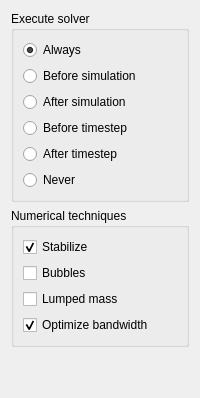
     <widget class="QWidget" name="genaralTab" >
      <property name="accessibleName" >
       <string/>
      </property>
      <attribute name="title" >
       <string>General</string>
      </attribute>
      <layout class="QVBoxLayout" >
       <item>
        <widget class="QGroupBox" name="execSolverGroup" >
         <property name="title" >
          <string>Execute solver</string>
         </property>
         <layout class="QVBoxLayout" >
          <item>
           <widget class="QRadioButton" name="execAlways" >
            <property name="text" >
             <string>Always</string>
            </property>
            <property name="checked" >
             <bool>true</bool>
            </property>
           </widget>
          </item>
          <item>
           <widget class="QRadioButton" name="execBeforeSimulation" >
            <property name="text" >
             <string>Before simulation</string>
            </property>
           </widget>
          </item>
          <item>
           <widget class="QRadioButton" name="execAfterSimulation" >
            <property name="text" >
             <string>After simulation</string>
            </property>
           </widget>
          </item>
          <item>
           <widget class="QRadioButton" name="execBeforeTimestep" >
            <property name="text" >
             <string>Before timestep</string>
            </property>
           </widget>
          </item>
          <item>
           <widget class="QRadioButton" name="execAfterTimestep" >
            <property name="text" >
             <string>After timestep</string>
            </property>
           </widget>
          </item>
          <item>
           <widget class="QRadioButton" name="execNever" >
            <property name="text" >
             <string>Never</string>
            </property>
           </widget>
          </item>
         </layout>
        </widget>
       </item>
       <item>
        <widget class="QGroupBox" name="numericalTechniquesGroup" >
         <property name="title" >
          <string>Numerical techniques</string>
         </property>
         <layout class="QVBoxLayout" >
          <item>
           <widget class="QCheckBox" name="stabilizeCheck" >
            <property name="text" >
             <string>Stabilize</string>
            </property>
            <property name="checked" >
             <bool>true</bool>
            </property>
           </widget>
          </item>
          <item>
           <widget class="QCheckBox" name="bubblesCheck" >
            <property name="text" >
             <string>Bubbles</string>
            </property>
           </widget>
          </item>
          <item>
           <widget class="QCheckBox" name="lumpedMassCheck" >
            <property name="text" >
             <string>Lumped mass</string>
            </property>
           </widget>
          </item>
          <item>
           <widget class="QCheckBox" name="optimizeBandwidthCheck" >
            <property name="text" >
             <string>Optimize bandwidth</string>
            </property>
            <property name="checked" >
             <bool>true</bool>
            </property>
           </widget>
          </item>
         </layout>
        </widget>
       </item>
       <item>
        <spacer>
         <property name="orientation" >
          <enum>Qt::Vertical</enum>
         </property>
         <property name="sizeHint" >
          <size>
           <width>20</width>
           <height>40</height>
          </size>
         </property>
        </spacer>
       </item>
      </layout>
     </widget>
